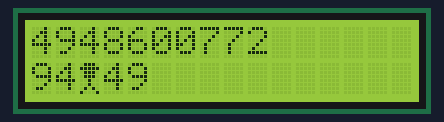
This sketch was run on a simulated Arduino Uno, built with avr-gcc and run on an emulated ATmega328P. Shown: 16×2 character LCD. Random numbers use the default seed unless the sketch sets one.

Above: at 5.9 s.
At 9.4 s:
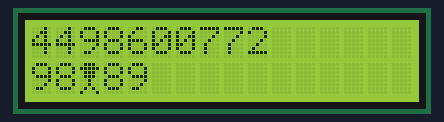
At 13.0 s:
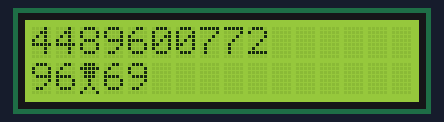
At 16.6 s:
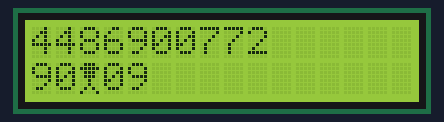
At 23.7 s:
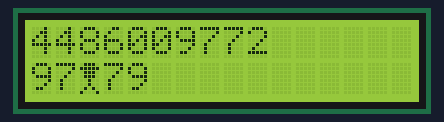
At 30.9 s:
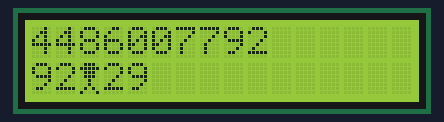

The sketch:

bubbleSortLCD.ino
```cpp
#include <Wire.h>
#include <LiquidCrystal_I2C.h>

LiquidCrystal_I2C lcd(0x27, 16, 2);

const int anz = 10;
int array[anz];

byte Dec[8] = {
  B01110,
  B11111,
  B01110,
  B01110,
  B00100,
  B00100,
  B01010,
  B10001
};


void setup() {
  randomSeed(analogRead(A0));

  for (int i = 0; i < anz; i++) {
    array[i] = random(0, 10);
  }
  lcd.init();
  lcd.backlight();
  lcd.clear();
  lcd.createChar(0, Dec);

  ausgabe();
}

void loop() {
  static bool pruef = true;
  static int pass = 0;

  if (pruef) {
    pruef = bubble_sort(pass);
    pass++;
  }
}

void animation() {
  for (int i = 15; i > 1; i--) {
    lcd.setCursor(i + 1, 1);
    lcd.print(" ");
    lcd.setCursor(i, 1);
    lcd.write(byte(0));
    delay(200);
  }
}

bool bubble_sort(int pass) {
  bool p = false;
  for (int i = 0; i < anz - 1 - pass; i++) {
    lcd.setCursor(0, 1);
    lcd.print(array[i]);
    lcd.print(array[i + 1]);
    animation();
    //delay(1000);
    if (array[i] > array[i + 1]) {
      p = true;
      int tmp = array[i];
      array[i] = array[i + 1];
      array[i + 1] = tmp;
      lcd.setCursor(3, 1);
      lcd.print(array[i]);
      lcd.print(array[i + 1]);
      delay(700);
    }
    ausgabe();
  }
  return p;
}

void ausgabe() {
  lcd.clear();
  lcd.setCursor(0, 0);
  for (int i = 0; i < anz; i++) {
    lcd.print(array[i]);
  }
}
```

Measured:
- what the display in image 0 shows lasts 0.7 s, from 5.8 s to 6.5 s
